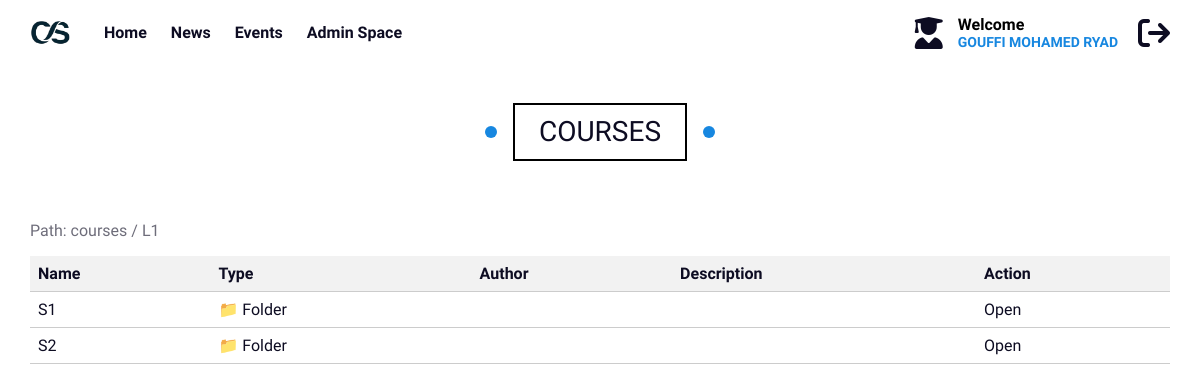
The page /browse.php?path=courses/L1 (signed in) on the database its author committed.
### tables this page shows
CREATE TABLE `user` (
  `id` bigint(20) UNSIGNED NOT NULL,
  `fullname` varchar(255) NOT NULL,
  `email` varchar(255) NOT NULL,
  `password` varchar(1000) NOT NULL,
  `role` enum('admin','teacher') NOT NULL
);

CREATE TABLE `files` (
  `id` int(11) NOT NULL,
  `name` varchar(255) NOT NULL,
  `type` enum('file','folder') NOT NULL,
  `path` text NOT NULL,
  `author` varchar(255) DEFAULT NULL,
  `description` text DEFAULT NULL,
  `upload_date` datetime DEFAULT current_timestamp()
);

### php/admins.php (called while the page is built, shortened)
<?php
class Admins {
    private $conn;
    private $table = 'user';
    public function __construct($db) {
        $this->conn = $db;
    }
    public function admin_data($email) {
        $sql = $this->conn->prepare("SELECT * FROM {$this->table} WHERE email = ?");
        $sql->bindParam(1, $email, PDO::PARAM_STR);
        $sql->execute();
        $result = $sql->fetch(PDO::FETCH_ASSOC);
        return $result;
    }
}
?>

### browse.php (the view, shortened to what this page needs)
<?php
require 'php/admins.php';
$db = new Database();
$dbconn = $db->connect();
$currentPath = isset($_GET['path']) ? $_GET['path'] : '';
$stmt = $dbconn->prepare("SELECT * FROM files WHERE path = ?");
$stmt->execute([$currentPath]);
$items = $stmt->fetchAll(PDO::FETCH_ASSOC);
$breadcrumbParts = explode('/', $currentPath);
$breadcrumbLinks = [];
$tmpPath = '';
$first = true;
$section = '';
foreach ($breadcrumbParts as $part) {
    if ($first) {
        $section = $part;
        $breadcrumbLinks[] = "<a href='year.php?path=$part'>" . htmlspecialchars($part) . "</a>";
        $tmpPath = $part;
        $first = false;
    } else {
        $tmpPath .= '/' . $part;
        $breadcrumbLinks[] = "<a href='?path=" . urlencode($tmpPath) . "'>" . htmlspecialchars($part) . "</a>";
    }
}
$breadcrumb = implode(' / ', $breadcrumbLinks);
?>
<!DOCTYPE html>
<html>
<head>
    <link rel="stylesheet" href="libs/bootstrapv5/bootstrap.min.css">
    <link href="css/normalize.css" rel="stylesheet" />
    <link href="css/all.min.css" rel="stylesheet" />
    <link href="css/global.css" rel="stylesheet" />
    <link href="css/global2.css" rel="stylesheet" />
    <link href="css/header.css" rel="stylesheet" />
</head>
<body>
    <header>
        <div class="container">
            <a href="home.php" class="logo"><img src="picts/departement/logo1removed.png" alt=""></a>
            <div class="wrapper">
                <nav>
                    <a href="home.php">Home</a>
                    <a href="news.php">News</a>
                    <a href="events.php">Events</a>
                    <a href="space.php"><?=ucfirst($_SESSION["role"])?> Space</a>
                </nav>
                <div class="userCard">
                    <i class="fa-solid fa-user-graduate"></i>
                    <div class="userCords">
                        <p>Welcome</p>
                        <?php
                            if($_SESSION["role"]=="student"){
                                $user = new User($dbconn);
                                $result = $user->user_data($_SESSION["matricule"]);
                                echo "<span>$result[name] $result[surname]</span>";
                            }
                            else if($_SESSION["role"]=="teacher" || $_SESSION["role"]=="admin"){
                                $user = new Admins($dbconn);
                                $result = $user->admin_data($_SESSION["email"]);
                                echo "<span>$result[fullname]</span>";
                            }
                        ?>
                    </div>
                    <a class="logout" href="php/logout.php"><i class="fa-solid fa-arrow-right-from-bracket"></i></a>
                </div>
            </div>
        </div>
    </header>
    <main>
    <h2><?=strtoupper($section)?></h2>
        <div class="container">
            <p>Path: <?= $breadcrumb ?: '/' ?></p>
            <table>
                <tr>
                    <th>Name</th>
                    <th>Type</th>
                    <th>Author</th>
                    <th>Description</th>
                    <th>Action</th>
                </tr>
                <?php foreach ($items as $item): ?>
                    <tr>
                        <td><?= htmlspecialchars($item['name']) ?></td>
                        <td><?php echo $item['type'] == 'folder' ? '📁 Folder' :'<i class="fa-solid fa-file-pdf"></i> File' ?></td>
                        <td><?= htmlspecialchars($item['author']) ?></td>
                        <td><?= htmlspecialchars($item['description']) ?></td>
                        <td>
                            <?php if ($item['type'] == 'folder'): ?>
                                <a href="?path=<?= urlencode($currentPath ? $currentPath . '/' . $item['name'] : $item['name']) ?>">Open</a>
                            <?php else: ?>
                                <a href="manager/download.php?file=<?= urlencode($currentPath . '/' . $item['name']) ?>">⬇ Download</a>
                            <?php endif; ?>
                        </td>
                    </tr>
                <?php endforeach; ?>
            </table>
        </div>
    </main>
</body>
</html>

### css/global.css (style rules this page uses)
* { box-sizing: border-box; margin: 0; padding: 0; }
:root { --prime-color: #0f748f; --second-color: #00c7fc; --mediafire: #0077FF; --notion-one: #202020; --notion-two: #191919; --onelove: #161515; --logo1: #00C7FC; --logo2: #0F748F; --bg-color: #081028; --gray:#AEB9E1; --logo3:#CB3CFF; --bg-secondary:#0A1330; --white:white; --border:#343B4F; --charts-bg:#0B1739; --bg-color-light: white; --bg-secondary-light:#eee; --black:black; }
html { scroll-behavior: smooth; }
body { line-height: initial; }
.container { margin-left: auto; margin-right: auto; padding-left: 15px; padding-right: 15px; }
@media (min-width: 768px) { .container { max-width: 750px; } }
@media (min-width: 992px) { .container { max-width: 970px; } }
@media (min-width: 1200px) { .container { max-width: 1170px; } }
a { text-decoration: none; color: inherit; }

### css/global2.css (style rules this page uses)
:root { --main-color: #2196f3; --main-color-alt: #1787e0; --color:#243971; --headers:#0d0c22 ; --paragraph:#6e6d7a ; --bg-gray:#9e9ea7 ; --bg-light-gray:#f3f3f6 ; --site-nav-link-hover-color: #7b7194; --time:0.3s; }
* { box-sizing: border-box; }
body { font-family:"Mona Sans", sans-serif; color: var(--headers) !important; }
p { color: var(--paragraph); }
main>h2 { padding: 10px 24px; border: 2px solid black; font-size: 28px; width: fit-content; margin-left: auto; margin-right: auto; margin-top: 40px; margin-bottom: 60px; position: relative; }
main>h2::before, main>h2::after { content: ""; position: absolute; display: block; width: 12px; height: 12px; background-color: var(--main-color-alt); border-radius: 50%; top: 50%; transform: translateY(-50%); }
main>h2::before { left: -30px; }
main>h2::after { right: -30px; }

### css/header.css (style rules this page uses)
header { margin-top: 3px; }
header .container { display: flex; align-items: center; height: 60px; }
header .container .logo { display: inline-block; }
header .container .logo img { width: 40px; }
header .container > .wrapper { margin-left: 24px; display: flex; justify-content: space-between; flex-grow: 1; align-items: center; }
header .container > .wrapper nav a { font-weight: 600; padding: 16px 10px; }
header .userCard { display: flex; align-items: center; }
header .userCords { margin-left: 15px; }
header i { font-size: 32px; }
header a.logout { margin-left: 20px; }
header p { margin-bottom: 0px; font-weight: bold; color: black; }
header span { font-size: 14px; font-weight: bold; text-transform: uppercase; line-height: 1.2; display: block; color: var(--main-color-alt); }

### browse.php (style rules this page uses)
table { width: 100%; border-collapse: collapse; }
th, td { padding: 8px; border-bottom: 1px solid #ccc; }
th { text-align: left; background: #f2f2f2; }

### rows shown on the page
user: fullname "GOUFFI MOHAMED RYAD"
files: name "S1", type "📁 Folder"
files: name "S2", type "📁 Folder"

### other values the page prints
$_SESSION["role"] "Admin"
$section "COURSES"
$part "courses"
$breadcrumb ?: '/' "/"
$part "L1"
